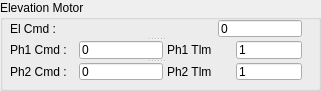
  <widget class="QGroupBox" name="groupBox_ElMotor">
   <property name="geometry">
    <rect>
     <x>380</x>
     <y>130</y>
     <width>321</width>
     <height>91</height>
    </rect>
   </property>
   <property name="title">
    <string>Elevation Motor</string>
   </property>
   <widget class="QSplitter" name="splitter_5">
    <property name="geometry">
     <rect>
      <x>10</x>
      <y>20</y>
      <width>292</width>
      <height>60</height>
     </rect>
    </property>
    <property name="orientation">
     <enum>Qt::Vertical</enum>
    </property>
    <widget class="QWidget" name="widget_El" native="true">
     <layout class="QHBoxLayout" name="horizontalLayout_15">
      <property name="spacing">
       <number>4</number>
      </property>
      <property name="leftMargin">
       <number>0</number>
      </property>
      <property name="topMargin">
       <number>0</number>
      </property>
      <property name="rightMargin">
       <number>0</number>
      </property>
      <property name="bottomMargin">
       <number>0</number>
      </property>
      <item>
       <widget class="QLabel" name="label_13">
        <property name="text">
         <string>El Cmd :</string>
        </property>
       </widget>
      </item>
      <item>
       <spacer name="horizontalSpacer_17">
        <property name="orientation">
         <enum>Qt::Horizontal</enum>
        </property>
        <property name="sizeHint" stdset="0">
         <size>
          <width>40</width>
          <height>20</height>
         </size>
        </property>
       </spacer>
      </item>
      <item>
       <widget class="QLineEdit" name="rdAddrEd_10">
        <property name="maximumSize">
         <size>
          <width>84</width>
          <height>16777215</height>
         </size>
        </property>
        <property name="text">
         <string>0</string>
        </property>
       </widget>
      </item>
     </layout>
    </widget>
    <widget class="QWidget" name="widget_El_p1" native="true">
     <layout class="QHBoxLayout" name="horizontalLayout_16">
      <property name="spacing">
       <number>4</number>
      </property>
      <property name="leftMargin">
       <number>0</number>
      </property>
      <property name="topMargin">
       <number>0</number>
      </property>
      <property name="rightMargin">
       <number>0</number>
      </property>
      <property name="bottomMargin">
       <number>0</number>
      </property>
      <item>
       <widget class="QLabel" name="label_24">
        <property name="text">
         <string>Ph1 Cmd :</string>
        </property>
       </widget>
      </item>
      <item>
       <widget class="QLineEdit" name="rdAddrEd_11">
        <property name="maximumSize">
         <size>
          <width>84</width>
          <height>16777215</height>
         </size>
        </property>
        <property name="text">
         <string>0</string>
        </property>
       </widget>
      </item>
      <item>
       <widget class="QLabel" name="label_25">
        <property name="text">
         <string>Ph1 Tlm</string>
        </property>
       </widget>
      </item>
      <item>
       <widget class="QLineEdit" name="rdLenEd_7">
        <property name="maximumSize">
         <size>
          <width>66</width>
          <height>16777215</height>
         </size>
        </property>
        <property name="text">
         <string>1</string>
        </property>
       </widget>
      </item>
     </layout>
    </widget>
    <widget class="QWidget" name="widget_El_p2" native="true">
     <layout class="QHBoxLayout" name="horizontalLayout_17">
      <property name="spacing">
       <number>4</number>
      </property>
      <property name="leftMargin">
       <number>0</number>
      </property>
      <property name="topMargin">
       <number>0</number>
      </property>
      <property name="rightMargin">
       <number>0</number>
      </property>
      <property name="bottomMargin">
       <number>0</number>
      </property>
      <item>
       <widget class="QLabel" name="label_26">
        <property name="text">
         <string>Ph2 Cmd :</string>
        </property>
       </widget>
      </item>
      <item>
       <widget class="QLineEdit" name="rdAddrEd_12">
        <property name="maximumSize">
         <size>
          <width>84</width>
          <height>16777215</height>
         </size>
        </property>
        <property name="text">
         <string>0</string>
        </property>
       </widget>
      </item>
      <item>
       <widget class="QLabel" name="label_27">
        <property name="text">
         <string>Ph2 Tlm</string>
        </property>
       </widget>
      </item>
      <item>
       <widget class="QLineEdit" name="rdLenEd_8">
        <property name="maximumSize">
         <size>
          <width>66</width>
          <height>16777215</height>
         </size>
        </property>
        <property name="text">
         <string>1</string>
        </property>
       </widget>
      </item>
     </layout>
    </widget>
   </widget>
  </widget>
